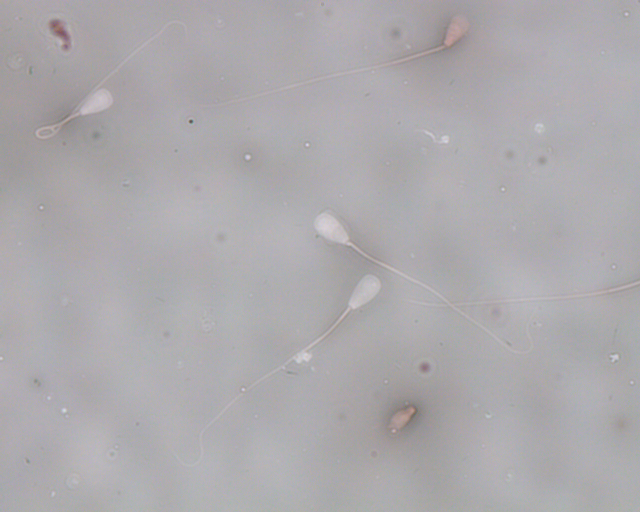
#> input picture img.jpg, 1280 x 1024 px (shown at 1/2 size)
$ python -i image_manipulation.py   (imports and definitions only)
#> lines starting #> are read from the running program, lines starting #| are printed output that depends on the picture; after the words box and inside, x2 and y2 are one past the last pixel; in counts of white or black regions, pixels touching at a corner belong together
### get_features.py
import cv2
import numpy as np
import random, imutils
from PIL import Image
from skimage import draw
from skimage import measure
from scipy.spatial.distance import cdist
from skimage.measure import label, regionprops
from skimage.exposure import rescale_intensity
from skimage.color import rgb2hed
import matplotlib.pyplot as plt


def get_img_area_ratio(image):
    img_shape = image.shape[:2]
    return img_shape[0]*img_shape[1], round(img_shape[0]/img_shape[1], 2)

# [83 lines left out: functions get_red_per, get_coords_sub_img, contour, get_ellipses_info, not called in this run]


def close_broken_contour(contour, max_distance=10):

    # Assicura che il contorno sia bidimensionale
    if contour.ndim == 3:
        contour = contour.squeeze(axis=1)
    elif contour.ndim != 2 or contour.shape[1] != 2:
        raise ValueError(f"Il contorno deve avere forma (N, 2), ma ha forma {contour.shape}.")

    # Calcola la matrice delle distanze
    distances = cdist(contour, contour)

    # Trova i punti terminali (quelli più "distanti" o senza connessioni)
    terminal_points = []
    for i in range(len(contour)):
        count_close = np.sum(distances[i] < max_distance)  # Conta punti vicini
        if count_close <= 2:  # Se meno di 2 punti vicini, è un punto terminale
            terminal_points.append(contour[i])

    terminal_points = np.array(terminal_points)
    if len(terminal_points) < 2:
        # print("Non ci sono abbastanza punti terminali da connettere.")
        return contour

    # Collega i punti terminali più vicini
    new_lines = []
    terminal_distances = cdist(terminal_points, terminal_points)
    np.fill_diagonal(terminal_distances, np.inf)  # Evita connessioni ai punti stessi

    while len(terminal_points) > 1:
        # Trova i due punti più vicini
        min_idx = np.unravel_index(np.argmin(terminal_distances), terminal_distances.shape)
        p1, p2 = terminal_points[min_idx[0]], terminal_points[min_idx[1]]

        # Aggiungi una linea tra questi punti
        new_lines.append(np.linspace(p1, p2, num=5))

        # Rimuovi i punti già connessi
        terminal_points = np.delete(terminal_points, [min_idx[0], min_idx[1]], axis=0)
        terminal_distances = cdist(terminal_points, terminal_points)
        np.fill_diagonal(terminal_distances, np.inf)

    # Aggiungi le nuove linee al contorno
    if new_lines:
        new_lines = np.vstack(new_lines)
        contour = np.vstack([contour, new_lines])

    # Ordina i punti per garantire che il contorno sia chiuso
    contour = contour[np.lexsort((contour[:, 1], contour[:, 0]))]

    # Assicura che il contorno sia un ciclo chiuso
    if not np.array_equal(contour[0], contour[-1]):
        contour = np.vstack([contour, contour[0]])
    return contour

# [161 lines left out: functions pp, nextStep, cluster_shape, get_convex_hull_area, not called in this run]

def find_head_contour(image):
    _, binary = cv2.threshold(image, 0, 255, cv2.THRESH_BINARY + cv2.THRESH_OTSU)

    # Distanza inversa per trovare i marker
    distance = cv2.distanceTransform(binary, cv2.DIST_L2, 5)
    _, markers = cv2.threshold(distance, 0.1 * distance.max(), 255, cv2.THRESH_BINARY)  #teste:0.1
    markers = np.uint8(markers)

    # Trova i bordi
    unknown = cv2.subtract(binary, markers)

    # Applica watershed
    _, markers = cv2.connectedComponents(markers)
    markers = markers + 1
    markers[unknown == 255] = 0
    markers = cv2.watershed(cv2.cvtColor(image, cv2.COLOR_GRAY2BGR), markers)

    # Applica Watershed
    image_coloured = cv2.cvtColor(image, cv2.COLOR_GRAY2BGR)  # Converte in RGB per disegnare in colore
    cv2.watershed(image_coloured, markers)

    # Trova i contorni finali dai marker
    contours = []
    for label in np.unique(markers):
        if label == 1:  # Ignora il bordo del watershed (-1) e lo sfondo (1)
            continue
        mask = np.uint8(markers == label)
        contours_found, _ = cv2.findContours(mask, cv2.RETR_EXTERNAL, cv2.CHAIN_APPROX_SIMPLE)
        contours.extend(contours_found)

    # contours = [c for c in contours if len(c)<1000]

    return contours

### image_manipulation.py
from get_features import *
import matplotlib.pyplot as plt
import numpy as np
import cv2

def meanShift(image):
    image = cv2.cvtColor(image, cv2.COLOR_BGR2RGB)

    # Applica Mean Shift
    spatial_radius = 10  # Raggio spaziale per il kernel di Mean Shift
    color_radius = 10    # Raggio nel dominio colore
    max_pyramid_level = 1

    segmented_image = cv2.pyrMeanShiftFiltering(
        image, spatial_radius, color_radius, max_pyramid_level
    )
    return segmented_image

def basic(image_orig):
    image = cv2.cvtColor(image_orig,cv2.COLOR_BGR2GRAY)
    se = cv2.getStructuringElement(cv2.MORPH_RECT, (5,5))
    bg = cv2.morphologyEx(image, cv2.MORPH_DILATE, se)
    out_gray = cv2.divide(image, bg, scale=255)
    image = cv2.threshold(out_gray, 0, 255, cv2.THRESH_OTSU)[1]
    img = cv2.cvtColor(image, cv2.COLOR_GRAY2RGB)
    dst = cv2.fastNlMeansDenoisingColored(img, None, 40, 40, 14, 42)

    return dst

def evaluate_contour_position(contour, image_shape):
    height, width = image_shape[:2]

    # Coordinate degli angoli dell'immagine
    corners = np.array([
        (0, 0),           # Angolo in alto a sinistra
        (width, 0),       # Angolo in alto a destra
        (0, height),      # Angolo in basso a sinistra
        (width, height)   # Angolo in basso a destra
    ])

    # Distanza del contorno da ciascun angolo
    contour_center = np.mean(contour, axis=0).squeeze()  # Centroide del contorno
    distances_to_corners = np.linalg.norm(corners - contour_center, axis=1)
    max_corner_distance = np.linalg.norm([width, height])  # Massima distanza da un angolo
    corner_score = 1 - (np.min(distances_to_corners) / max_corner_distance)  # Valore vicino a 1 se è in un angolo

    # Distanza del contorno dai bordi
    x, y = contour_center
    distances_to_edges = [
        x,            # Distanza dal bordo sinistro
        y,            # Distanza dal bordo superiore
        width - x,    # Distanza dal bordo destro
        height - y    # Distanza dal bordo inferiore
    ]
    min_edge_distance = min(distances_to_edges)
    max_edge_distance = max(width, height) / 2
    edge_score = -1 + (min_edge_distance / max_edge_distance)  # Valore vicino a -1 se è sul bordo

    return corner_score, edge_score

def get_roundness(hull):
    areahull = cv2.contourArea(hull)
    perimeterhull = cv2.arcLength(hull, closed=True)
    return (4 * np.pi * areahull) / (perimeterhull ** 2)

def get_ratio_head(contour):
    if len(contour) >= 5:  # fitEllipse requires at least 5 points
        ellipse = cv2.fitEllipse(contour)
        (centre, axes, angle) = ellipse
        major_axis = max(axes)
        minor_axis = min(axes)
        if minor_axis != 0:
            return major_axis / minor_axis
        else:
            return None
    else:
        return None

def update_best(image, hull, old_best):
    areahull = cv2.contourArea(hull)
    perimeterhull = cv2.arcLength(hull, closed=True)

    if areahull == 0 or perimeterhull == 0:
        print(f"Hull area or perimeter is zero. Area: {areahull:.2f}, Perimeter: {perimeterhull:.2f}")
    else:
        roundness = get_roundness(hull)
        c_score, e_score = evaluate_contour_position(hull, image.shape)
        ratio = get_ratio_head(hull)
        if 0.55<roundness<0.9 and 90 < perimeterhull < 200 and 1000 < areahull < 3000:
            if old_best[0] != "R":
                if abs(c_score) > abs(e_score):
                    return ("R", hull, c_score, areahull, roundness, ratio)
                else:
                    return ("R", hull, e_score, areahull, roundness, ratio)
            else:
                if abs(c_score) > old_best[2]:
                    return ("R", hull, c_score, areahull, roundness, ratio)
                elif abs(e_score) > old_best[2]:
                    return ("R", hull, e_score, areahull, roundness, ratio)
        elif 200 <= perimeterhull < 300 and 1000 < areahull < 4000:
            if old_best[0] == "G" or old_best[0] == None:
                if abs(c_score) > old_best[2]:
                    return ("G", hull, c_score, areahull, roundness, ratio)
                elif abs(e_score) > old_best[2]:
                    return ("G", hull, e_score, areahull, roundness, ratio)
            elif old_best[0] == "B":
                if abs(c_score) > abs(e_score):
                    return ("G", hull, c_score, areahull, roundness, ratio)
                else:
                    return ("G", hull, e_score, areahull, roundness, ratio)
        elif 300 <= perimeterhull < 600 and 1000 < areahull < 5000:
            if old_best[0] == "B" or old_best[0] == None:
                if abs(c_score) > old_best[2]:
                    return ("B", hull, c_score, areahull, roundness, ratio)
                elif abs(e_score) > old_best[2]:
                    return ("B", hull, e_score, areahull, roundness, ratio)

def combined(image):
    segm_im = meanShift(image)
    cnt_im = basic(segm_im)
    image = cv2.cvtColor(cnt_im,cv2.COLOR_BGR2GRAY)
    contours = find_head_contour(image)

    result_image = np.stack([image]*3, axis=-1)

    best = (None, None, 0, None, None)  #(color, hull, c/e_score, areahull, roundness, ratiohead)

    for contour in contours:
        contour = np.array(contour, dtype=np.float32)
        contour = close_broken_contour(contour)

        contour = np.array(contour[::-1, :], dtype=np.int32)

        hull = cv2.convexHull(contour)

        best = update_best(image, hull, best)

    cv2.polylines(result_image, [best[1]], isClosed=True, color=(255, 150, 0), thickness=2)

    return best, result_image

>>> import cv2
>>> picture = cv2.imread('img.jpg')
#> picture is the input picture: shape (1024, 1280, 3); mean B, G, R 173.1, 170, 172.6
>>> result = combined(picture)
#> in basic, `image = cv2.threshold(out_gray, 0, 255, cv2.THRESH_OTSU)[1]`:
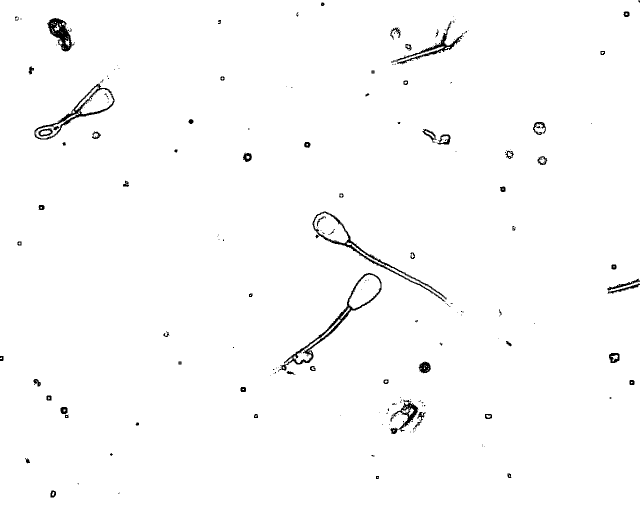
#> image: shape (1024, 1280) (shown at 1/2 size); 98.7% white; 215 black regions (146 under 20 px), largest, box (x1, y1, x2, y2) and area: (556, 546, 763, 743) 2443, (625, 423, 893, 603) 2244, (69, 166, 229, 279) 1774
#> in find_head_contour, `_, binary = cv2.threshold(image, 0, 255, cv2.THRESH_BINARY + cv2.THRES..`: binary: shape (1024, 1280); 98.7% white; 119 black regions (59 under 20 px), largest, box (x1, y1, x2, y2) and area: (557, 546, 763, 742) 2529, (625, 423, 893, 603) 2310, (69, 166, 229, 279) 1802
#> in find_head_contour, `distance = cv2.distanceTransform(binary, cv2.DIST_L2, 5)`:
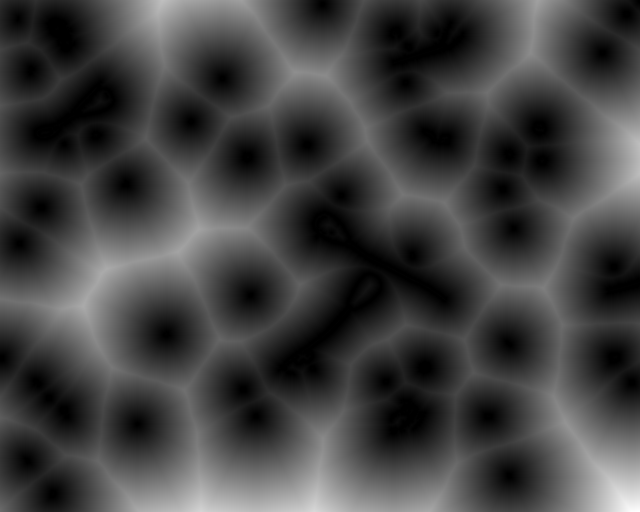
#> distance: shape (1024, 1280) float32 (shown at 1/2 size); min 0, max 256.4, mean 67.1; drawn with min black and max white
#> in find_head_contour, `_, markers = cv2.threshold(distance, 0.1 * distance.max(), 255, cv2.TH..`: markers: shape (1024, 1280) float32; 82.1% white; 35 black regions, largest, box (x1, y1, x2, y2) and area: (532, 362, 918, 774) 52909, (44, 138, 254, 316) 22124, (755, 19, 952, 195) 20393
#> in find_head_contour, `unknown = cv2.subtract(binary, markers)`:
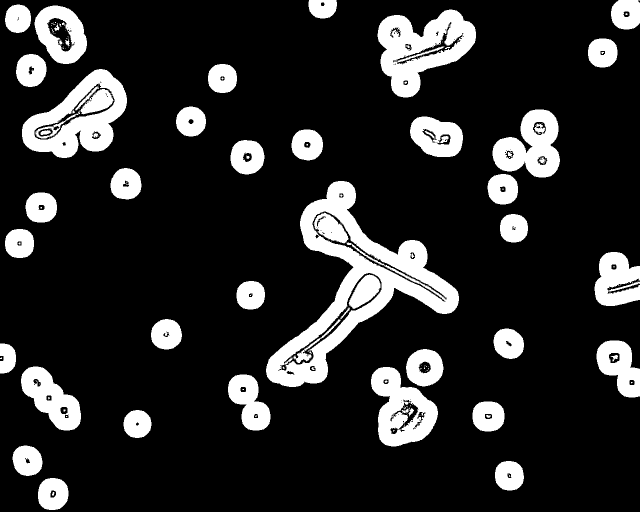
#> unknown: shape (1024, 1280) (shown at 1/2 size); 16.6% white; 150 white regions (88 under 20 px), largest, box (x1, y1, x2, y2) and area: (532, 362, 918, 774) 41896, (755, 19, 952, 195) 18602, (44, 138, 254, 316) 16833
#> in find_head_contour, `markers = cv2.watershed(cv2.cvtColor(image, cv2.COLOR_GRAY2BGR), marke..`:
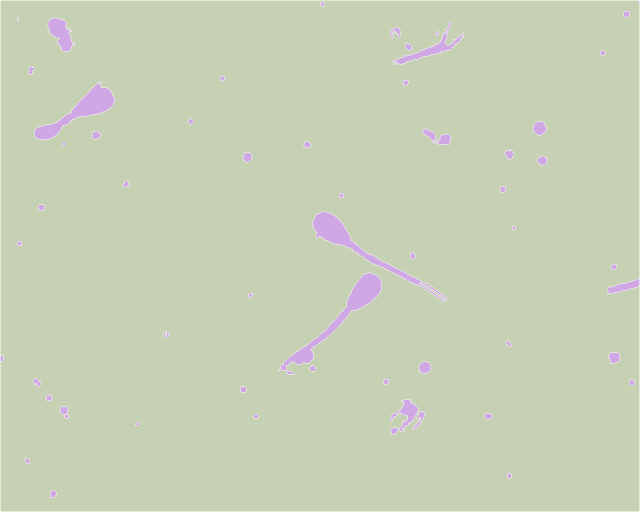
#> markers: shape (1024, 1280) int32 (shown at 1/2 size); 3 distinct labels, from -1 to 2; one colour per label, 0 black, -1 white
#> the loop in find_head_contour, `for label in np.unique(markers):` made 3 passes
#> (label, contours_found) on pass 1: (-1, [[[0, 0], [0, 1023], [1279, 1023], [1279, 0]]])
#> pass 1, in find_head_contour, `mask = np.uint8(markers == label)`:
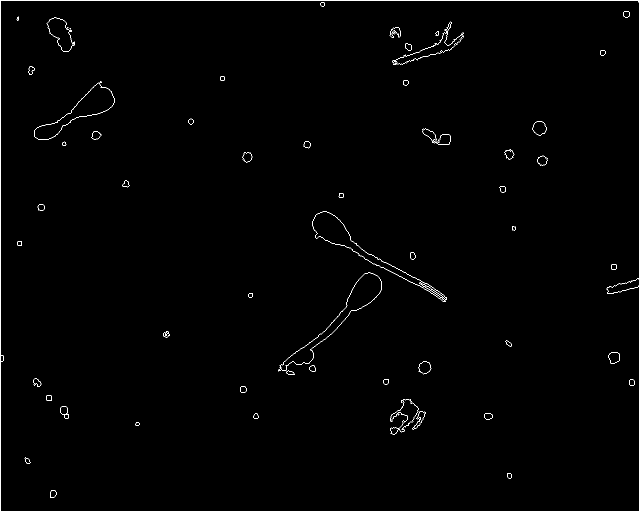
#> mask: shape (1024, 1280) (shown at 1/2 size); values 0 (black) and 1 (white), 0.72% white in thin lines or dots
#> pass 3, in find_head_contour, `mask = np.uint8(markers == label)`:
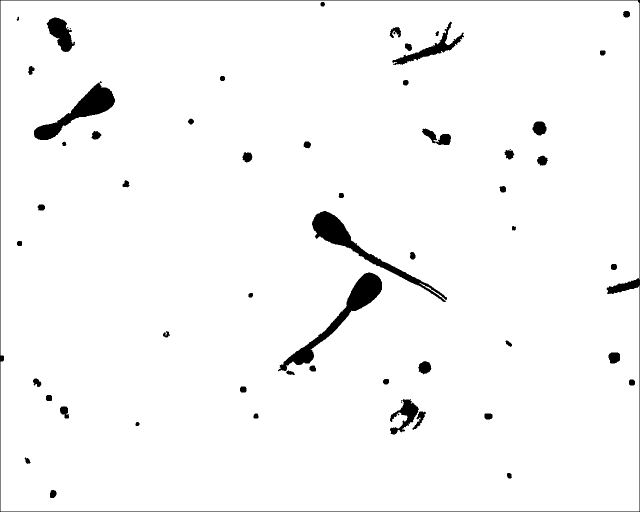
#> mask: shape (1024, 1280) (shown at 1/2 size); values 0 (black) and 1 (white), 97.1% white; 58 black regions (4 under 20 px)
#> after the loop in find_head_contour, `for label in np.unique(markers):`: contours = 2 contours; box (x1, y1, x2, y2) and area: (0, 0, 1280, 1024) 1308417, (1, 1, 1279, 1023) 1302656
#> the loop in combined, `for contour in contours:` made 2 passes
#> (hull, roundness in update_best) on pass 1: ([[1279, 1023], [0, 1023], [0, 0], [1279, 0]], 0.776)
#> roundness in update_best on pass 2: 0.776
#> pass 2, in close_broken_contour (call 2), `distances = cdist(contour, contour)`:
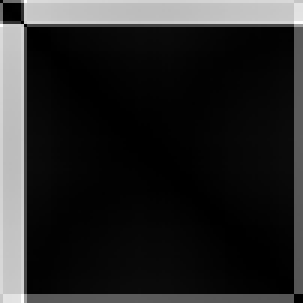
#> distances: shape (101, 101) float64 (shown 3 times larger); min 0, max 1635, mean 247.9; drawn with min black and max white
#> (the run stopped early here; a loop or call above may not have finished)
